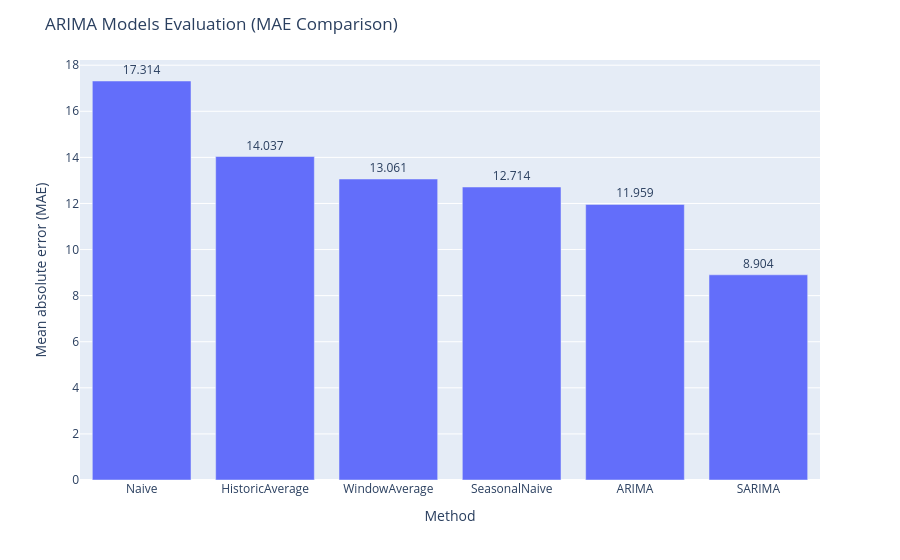

Source (notebook cell):
### Code cell
import plotly.express as px
import pandas as pd

# 1. Extract methods and values (same as your original code)
methods = arima_eval.columns[1:].tolist()
values = arima_eval.iloc[0, 1:].tolist()

# 2. Package into a DataFrame
df_plot = pd.DataFrame({
    'Method': methods,
    'Mean absolute error (MAE)': values
})

# 3. Sort the data (Replacing your manual zip/lambda sorting logic)
# ascending=False matches your reverse=True requirement
df_plot = df_plot.sort_values(by='Mean absolute error (MAE)', ascending=False)

# 4. Create the interactive bar chart
fig = px.bar(
    df_plot, 
    x='Method', 
    y='Mean absolute error (MAE)',
    text='Mean absolute error (MAE)' # Auto-handles the text labels
)

# 5. Format to 3 decimal places and clean up layout
fig.update_traces(
    texttemplate='%{text:.3f}', 
    textposition='outside'
)
fig.update_layout(
    title="ARIMA Models Evaluation (MAE Comparison)",
    yaxis_title="Mean absolute error (MAE)"
)

# 6. Render the interactive chart
fig.show()

### Figure 1 — Plotly figure (JSON) as saved in the notebook; plotly's stock layout.template omitted (floating-point values rounded to 4 significant figures)
{"data": [{"hovertemplate": "Method=%{x}<br>Mean absolute error (MAE)=%{text}<extra></extra>", "legendgroup": "", "marker": {"color": "#636efa", "pattern": {"shape": ""}}, "name": "", "orientation": "v", "showlegend": false, "text": [17.31, 14.04, 13.06, 12.71, 11.96, 8.904], "textposition": "outside", "texttemplate": "%{text:.3f}", "type": "bar", "x": ["Naive", "HistoricAverage", "WindowAverage", "SeasonalNaive", "ARIMA", "SARIMA"], "xaxis": "x", "y": [17.31, 14.04, 13.06, 12.71, 11.96, 8.904], "yaxis": "y"}], "layout": {"barmode": "relative", "legend": {"tracegroupgap": 0}, "margin": {"t": 60}, "title": {"text": "ARIMA Models Evaluation (MAE Comparison)"}, "xaxis": {"anchor": "y", "domain": [0, 1], "title": {"text": "Method"}}, "yaxis": {"anchor": "x", "domain": [0, 1], "title": {"text": "Mean absolute error (MAE)"}}}}
